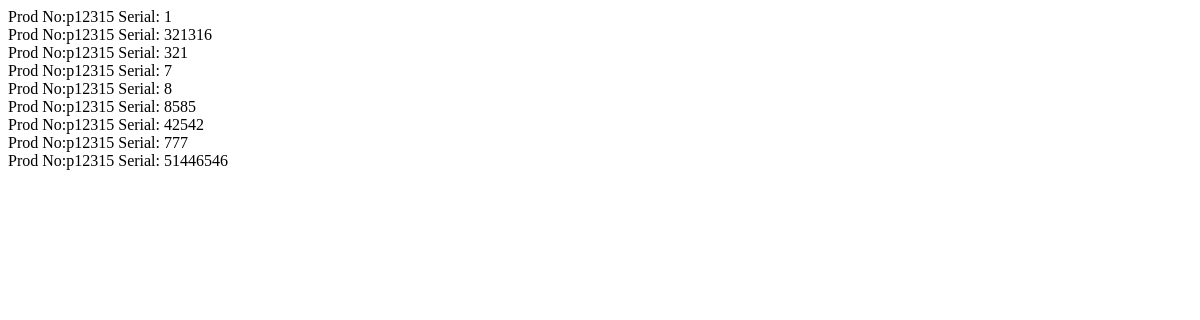
Before: /getproduct/ with the older database file.
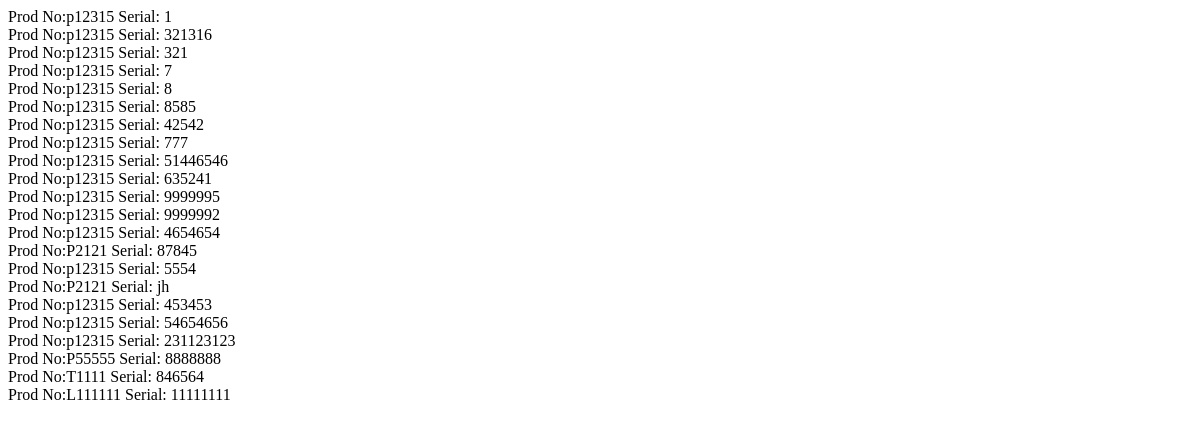
After: the same page with the newer database file.
### product/models.py (models this page shows)
class Product(Model):
    serial_no = CharField(max_length=25, unique=True)
    prod_no = CharField(max_length=25)
    line = ForeignKey(Line, on_delete=DO_NOTHING)
    user = ForeignKey(User,on_delete=DO_NOTHING, blank=True)
    date = DateTimeField(auto_now_add=True)
    error_codes = ManyToManyField(ErrorCodesForProduct, blank=True)
    product_state = ForeignKey(ProductsToRepair,on_delete=DO_NOTHING)

### product/views.py (the view)
# urls.py: path('getproduct/',views.all_production),
def all_production(request):
    all_prod = Product.objects.all
    return render(request, 'getproduct.html',{'all':all_prod})

### product/templates/getproduct.html (shortened to what this page needs)
<!DOCTYPE html>
<html lang="en">
<head>
</head>
<body>
    {% for item in all %}
    Prod No:{{ item.prod_no }}  Serial: {{ item.serial_no}} <br/>
    {% endfor %}
</body>
</html>

Changed rows visible on the page:
added Product: prod_no "p12315", serial_no "635241"
added Product: prod_no "p12315", serial_no "9999995"
added Product: prod_no "p12315", serial_no "9999992"
added Product: prod_no "p12315", serial_no "4654654"
added Product: prod_no "P2121", serial_no "87845"
added Product: prod_no "p12315", serial_no "5554"
added Product: prod_no "P2121", serial_no "jh"
added Product: prod_no "p12315", serial_no "453453"
added Product: prod_no "p12315", serial_no "54654656"
added Product: prod_no "p12315", serial_no "231123123"
added Product: prod_no "P55555", serial_no "8888888"
added Product: prod_no "T1111", serial_no "846564"
added Product: prod_no "L111111", serial_no "11111111"
